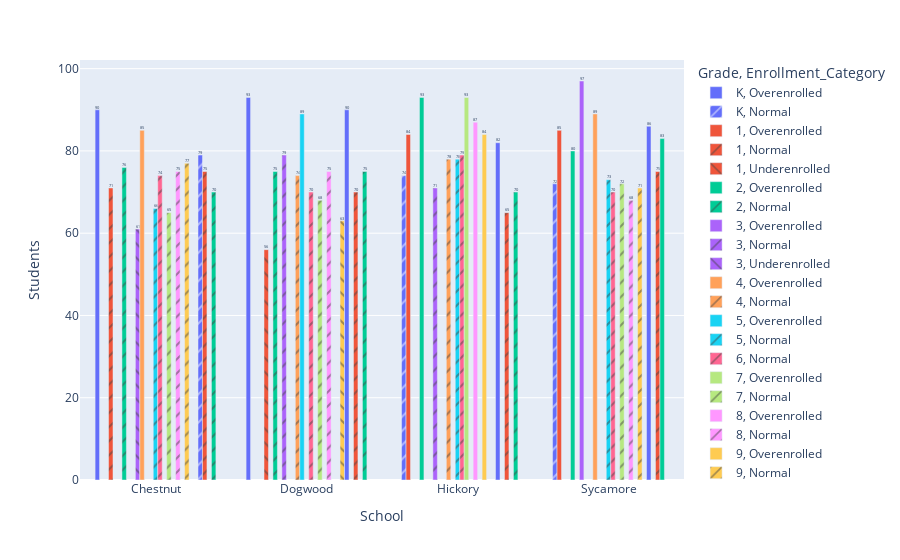

Here is the notebook cell this chart was saved with:
### Markdown cell above
It's also possible to display 3 different comparisons by setting one variable to `pattern_shape`, though, depending on how many different combinations of these comparison variables you have, your chart may start to become difficult to read.

### Code cell
px.bar(df_school_grade_pivot, 
       x = 'School', y = 'Students', color = 'Grade', 
       pattern_shape = 'Enrollment_Category',
       barmode = 'group', text_auto = True)

### Figure 1 — Plotly figure (JSON) as saved in the notebook; plotly's stock layout.template omitted (floating-point values rounded to 4 significant figures)
{"data": [{"alignmentgroup": "True", "hovertemplate": "Grade=K<br>Enrollment_Category=Overenrolled<br>School=%{x}<br>Students=%{y}<extra></extra>", "legendgroup": "K, Overenrolled", "marker": {"color": "#636efa", "pattern": {"shape": ""}}, "name": "K, Overenrolled", "offsetgroup": "K, Overenrolled", "orientation": "v", "showlegend": true, "textposition": "auto", "texttemplate": "%{y}", "type": "bar", "x": ["Chestnut", "Dogwood"], "xaxis": "x", "y": [90, 93], "yaxis": "y"}, {"alignmentgroup": "True", "hovertemplate": "Grade=K<br>Enrollment_Category=Normal<br>School=%{x}<br>Students=%{y}<extra></extra>", "legendgroup": "K, Normal", "marker": {"color": "#636efa", "pattern": {"shape": "/"}}, "name": "K, Normal", "offsetgroup": "K, Normal", "orientation": "v", "showlegend": true, "textposition": "auto", "texttemplate": "%{y}", "type": "bar", "x": ["Hickory", "Sycamore"], "xaxis": "x", "y": [74, 72], "yaxis": "y"}, {"alignmentgroup": "True", "hovertemplate": "Grade=1<br>Enrollment_Category=Overenrolled<br>School=%{x}<br>Students=%{y}<extra></extra>", "legendgroup": "1, Overenrolled", "marker": {"color": "#EF553B", "pattern": {"shape": ""}}, "name": "1, Overenrolled", "offsetgroup": "1, Overenrolled", "orientation": "v", "showlegend": true, "textposition": "auto", "texttemplate": "%{y}", "type": "bar", "x": ["Hickory", "Sycamore"], "xaxis": "x", "y": [84, 85], "yaxis": "y"}, {"alignmentgroup": "True", "hovertemplate": "Grade=1<br>Enrollment_Category=Normal<br>School=%{x}<br>Students=%{y}<extra></extra>", "legendgroup": "1, Normal", "marker": {"color": "#EF553B", "pattern": {"shape": "/"}}, "name": "1, Normal", "offsetgroup": "1, Normal", "orientation": "v", "showlegend": true, "textposition": "auto", "texttemplate": "%{y}", "type": "bar", "x": ["Chestnut"], "xaxis": "x", "y": [71], "yaxis": "y"}, {"alignmentgroup": "True", "hovertemplate": "Grade=1<br>Enrollment_Category=Underenrolled<br>School=%{x}<br>Students=%{y}<extra></extra>", "legendgroup": "1, Underenrolled", "marker": {"color": "#EF553B", "pattern": {"shape": "\\"}}, "name": "1, Underenrolled", "offsetgroup": "1, Underenrolled", "orientation": "v", "showlegend": true, "textposition": "auto", "texttemplate": "%{y}", "type": "bar", "x": ["Dogwood"], "xaxis": "x", "y": [56], "yaxis": "y"}, {"alignmentgroup": "True", "hovertemplate": "Grade=2<br>Enrollment_Category=Overenrolled<br>School=%{x}<br>Students=%{y}<extra></extra>", "legendgroup": "2, Overenrolled", "marker": {"color": "#00cc96", "pattern": {"shape": ""}}, "name": "2, Overenrolled", "offsetgroup": "2, Overenrolled", "orientation": "v", "showlegend": true, "textposition": "auto", "texttemplate": "%{y}", "type": "bar", "x": ["Hickory", "Sycamore"], "xaxis": "x", "y": [93, 80], "yaxis": "y"}, {"alignmentgroup": "True", "hovertemplate": "Grade=2<br>Enrollment_Category=Normal<br>School=%{x}<br>Students=%{y}<extra></extra>", "legendgroup": "2, Normal", "marker": {"color": "#00cc96", "pattern": {"shape": "/"}}, "name": "2, Normal", "offsetgroup": "2, Normal", "orientation": "v", "showlegend": true, "textposition": "auto", "texttemplate": "%{y}", "type": "bar", "x": ["Chestnut", "Dogwood"], "xaxis": "x", "y": [76, 75], "yaxis": "y"}, {"alignmentgroup": "True", "hovertemplate": "Grade=3<br>Enrollment_Category=Overenrolled<br>School=%{x}<br>Students=%{y}<extra></extra>", "legendgroup": "3, Overenrolled", "marker": {"color": "#ab63fa", "pattern": {"shape": ""}}, "name": "3, Overenrolled", "offsetgroup": "3, Overenrolled", "orientation": "v", "showlegend": true, "textposition": "auto", "texttemplate": "%{y}", "type": "bar", "x": ["Sycamore"], "xaxis": "x", "y": [97], "yaxis": "y"}, {"alignmentgroup": "True", "hovertemplate": "Grade=3<br>Enrollment_Category=Normal<br>School=%{x}<br>Students=%{y}<extra></extra>", "legendgroup": "3, Normal", "marker": {"color": "#ab63fa", "pattern": {"shape": "/"}}, "name": "3, Normal", "offsetgroup": "3, Normal", "orientation": "v", "showlegend": true, "textposition": "auto", "texttemplate": "%{y}", "type": "bar", "x": ["Dogwood", "Hickory"], "xaxis": "x", "y": [79, 71], "yaxis": "y"}, {"alignmentgroup": "True", "hovertemplate": "Grade=3<br>Enrollment_Category=Underenrolled<br>School=%{x}<br>Students=%{y}<extra></extra>", "legendgroup": "3, Underenrolled", "marker": {"color": "#ab63fa", "pattern": {"shape": "\\"}}, "name": "3, Underenrolled", "offsetgroup": "3, Underenrolled", "orientation": "v", "showlegend": true, "textposition": "auto", "texttemplate": "%{y}", "type": "bar", "x": ["Chestnut"], "xaxis": "x", "y": [61], "yaxis": "y"}, {"alignmentgroup": "True", "hovertemplate": "Grade=4<br>Enrollment_Category=Overenrolled<br>School=%{x}<br>Students=%{y}<extra></extra>", "legendgroup": "4, Overenrolled", "marker": {"color": "#FFA15A", "pattern": {"shape": ""}}, "name": "4, Overenrolled", "offsetgroup": "4, Overenrolled", "orientation": "v", "showlegend": true, "textposition": "auto", "texttemplate": "%{y}", "type": "bar", "x": ["Chestnut", "Sycamore"], "xaxis": "x", "y": [85, 89], "yaxis": "y"}, {"alignmentgroup": "True", "hovertemplate": "Grade=4<br>Enrollment_Category=Normal<br>School=%{x}<br>Students=%{y}<extra></extra>", "legendgroup": "4, Normal", "marker": {"color": "#FFA15A", "pattern": {"shape": "/"}}, "name": "4, Normal", "offsetgroup": "4, Normal", "orientation": "v", "showlegend": true, "textposition": "auto", "texttemplate": "%{y}", "type": "bar", "x": ["Dogwood", "Hickory"], "xaxis": "x", "y": [74, 78], "yaxis": "y"}, {"alignmentgroup": "True", "hovertemplate": "Grade=5<br>Enrollment_Category=Overenrolled<br>School=%{x}<br>Students=%{y}<extra></extra>", "legendgroup": "5, Overenrolled", "marker": {"color": "#19d3f3", "pattern": {"shape": ""}}, "name": "5, Overenrolled", "offsetgroup": "5, Overenrolled", "orientation": "v", "showlegend": true, "textposition": "auto", "texttemplate": "%{y}", "type": "bar", "x": ["Dogwood"], "xaxis": "x", "y": [89], "yaxis": "y"}, {"alignmentgroup": "True", "hovertemplate": "Grade=5<br>Enrollment_Category=Normal<br>School=%{x}<br>Students=%{y}<extra></extra>", "legendgroup": "5, Normal", "marker": {"color": "#19d3f3", "pattern": {"shape": "/"}}, "name": "5, Normal", "offsetgroup": "5, Normal", "orientation": "v", "showlegend": true, "textposition": "auto", "texttemplate": "%{y}", "type": "bar", "x": ["Chestnut", "Hickory", "Sycamore"], "xaxis": "x", "y": [66, 78, 73], "yaxis": "y"}, {"alignmentgroup": "True", "hovertemplate": "Grade=6<br>Enrollment_Category=Normal<br>School=%{x}<br>Students=%{y}<extra></extra>", "legendgroup": "6, Normal", "marker": {"color": "#FF6692", "pattern": {"shape": "/"}}, "name": "6, Normal", "offsetgroup": "6, Normal", "orientation": "v", "showlegend": true, "textposition": "auto", "texttemplate": "%{y}", "type": "bar", "x": ["Chestnut", "Dogwood", "Hickory", "Sycamore"], "xaxis": "x", "y": [74, 70, 79, 70], "yaxis": "y"}, {"alignmentgroup": "True", "hovertemplate": "Grade=7<br>Enrollment_Category=Overenrolled<br>School=%{x}<br>Students=%{y}<extra></extra>", "legendgroup": "7, Overenrolled", "marker": {"color": "#B6E880", "pattern": {"shape": ""}}, "name": "7, Overenrolled", "offsetgroup": "7, Overenrolled", "orientation": "v", "showlegend": true, "textposition": "auto", "texttemplate": "%{y}", "type": "bar", "x": ["Hickory"], "xaxis": "x", "y": [93], "yaxis": "y"}, {"alignmentgroup": "True", "hovertemplate": "Grade=7<br>Enrollment_Category=Normal<br>School=%{x}<br>Students=%{y}<extra></extra>", "legendgroup": "7, Normal", "marker": {"color": "#B6E880", "pattern": {"shape": "/"}}, "name": "7, Normal", "offsetgroup": "7, Normal", "orientation": "v", "showlegend": true, "textposition": "auto", "texttemplate": "%{y}", "type": "bar", "x": ["Chestnut", "Dogwood", "Sycamore"], "xaxis": "x", "y": [65, 68, 72], "yaxis": "y"}, {"alignmentgroup": "True", "hovertemplate": "Grade=8<br>Enrollment_Category=Overenrolled<br>School=%{x}<br>Students=%{y}<extra></extra>", "legendgroup": "8, Overenrolled", "marker": {"color": "#FF97FF", "pattern": {"shape": ""}}, "name": "8, Overenrolled", "offsetgroup": "8, Overenrolled", "orientation": "v", "showlegend": true, "textposition": "auto", "texttemplate": "%{y}", "type": "bar", "x": ["Hickory"], "xaxis": "x", "y": [87], "yaxis": "y"}, {"alignmentgroup": "True", "hovertemplate": "Grade=8<br>Enrollment_Category=Normal<br>School=%{x}<br>Students=%{y}<extra></extra>", "legendgroup": "8, Normal", "marker": {"color": "#FF97FF", "pattern": {"shape": "/"}}, "name": "8, Normal", "offsetgroup": "8, Normal", "orientation": "v", "showlegend": true, "textposition": "auto", "texttemplate": "%{y}", "type": "bar", "x": ["Chestnut", "Dogwood", "Sycamore"], "xaxis": "x", "y": [75, 75, 68], "yaxis": "y"}, {"alignmentgroup": "True", "hovertemplate": "Grade=9<br>Enrollment_Category=Overenrolled<br>School=%{x}<br>Students=%{y}<extra></extra>", "legendgroup": "9, Overenrolled", "marker": {"color": "#FECB52", "pattern": {"shape": ""}}, "name": "9, Overenrolled", "offsetgroup": "9, Overenrolled", "orientation": "v", "showlegend": true, "textposition": "auto", "texttemplate": "%{y}", "type": "bar", "x": ["Hickory"], "xaxis": "x", "y": [84], "yaxis": "y"}, {"alignmentgroup": "True", "hovertemplate": "Grade=9<br>Enrollment_Category=Normal<br>School=%{x}<br>Students=%{y}<extra></extra>", "legendgroup": "9, Normal", "marker": {"color": "#FECB52", "pattern": {"shape": "/"}}, "name": "9, Normal", "offsetgroup": "9, Normal", "orientation": "v", "showlegend": true, "textposition": "auto", "texttemplate": "%{y}", "type": "bar", "x": ["Chestnut", "Sycamore"], "xaxis": "x", "y": [77, 71], "yaxis": "y"}, {"alignmentgroup": "True", "hovertemplate": "Grade=9<br>Enrollment_Category=Underenrolled<br>School=%{x}<br>Students=%{y}<extra></extra>", "legendgroup": "9, Underenrolled", "marker": {"color": "#FECB52", "pattern": {"shape": "\\"}}, "name": "9, Underenrolled", "offsetgroup": "9, Underenrolled", "orientation": "v", "showlegend": true, "textposition": "auto", "texttemplate": "%{y}", "type": "bar", "x": ["Dogwood"], "xaxis": "x", "y": [63], "yaxis": "y"}, {"alignmentgroup": "True", "hovertemplate": "Grade=10<br>Enrollment_Category=Overenrolled<br>School=%{x}<br>Students=%{y}<extra></extra>", "legendgroup": "10, Overenrolled", "marker": {"color": "#636efa", "pattern": {"shape": ""}}, "name": "10, Overenrolled", "offsetgroup": "10, Overenrolled", "orientation": "v", "showlegend": true, "textposition": "auto", "texttemplate": "%{y}", "type": "bar", "x": ["Dogwood", "Hickory", "Sycamore"], "xaxis": "x", "y": [90, 82, 86], "yaxis": "y"}, {"alignmentgroup": "True", "hovertemplate": "Grade=10<br>Enrollment_Category=Normal<br>School=%{x}<br>Students=%{y}<extra></extra>", "legendgroup": "10, Normal", "marker": {"color": "#636efa", "pattern": {"shape": "/"}}, "name": "10, Normal", "offsetgroup": "10, Normal", "orientation": "v", "showlegend": true, "textposition": "auto", "texttemplate": "%{y}", "type": "bar", "x": ["Chestnut"], "xaxis": "x", "y": [79], "yaxis": "y"}, {"alignmentgroup": "True", "hovertemplate": "Grade=11<br>Enrollment_Category=Normal<br>School=%{x}<br>Students=%{y}<extra></extra>", "legendgroup": "11, Normal", "marker": {"color": "#EF553B", "pattern": {"shape": "/"}}, "name": "11, Normal", "offsetgroup": "11, Normal", "orientation": "v", "showlegend": true, "textposition": "auto", "texttemplate": "%{y}", "type": "bar", "x": ["Chestnut", "Dogwood", "Hickory", "Sycamore"], "xaxis": "x", "y": [75, 70, 65, 75], "yaxis": "y"}, {"alignmentgroup": "True", "hovertemplate": "Grade=12<br>Enrollment_Category=Overenrolled<br>School=%{x}<br>Students=%{y}<extra></extra>", "legendgroup": "12, Overenrolled", "marker": {"color": "#00cc96", "pattern": {"shape": ""}}, "name": "12, Overenrolled", "offsetgroup": "12, Overenrolled", "orientation": "v", "showlegend": true, "textposition": "auto", "texttemplate": "%{y}", "type": "bar", "x": ["Sycamore"], "xaxis": "x", "y": [83], "yaxis": "y"}, {"alignmentgroup": "True", "hovertemplate": "Grade=12<br>Enrollment_Category=Normal<br>School=%{x}<br>Students=%{y}<extra></extra>", "legendgroup": "12, Normal", "marker": {"color": "#00cc96", "pattern": {"shape": "/"}}, "name": "12, Normal", "offsetgroup": "12, Normal", "orientation": "v", "showlegend": true, "textposition": "auto", "texttemplate": "%{y}", "type": "bar", "x": ["Chestnut", "Dogwood", "Hickory"], "xaxis": "x", "y": [70, 75, 70], "yaxis": "y"}], "layout": {"barmode": "group", "legend": {"title": {"text": "Grade, Enrollment_Category"}, "tracegroupgap": 0}, "margin": {"t": 60}, "xaxis": {"anchor": "y", "domain": [0, 1], "title": {"text": "School"}}, "yaxis": {"anchor": "x", "domain": [0, 1], "title": {"text": "Students"}}}}
